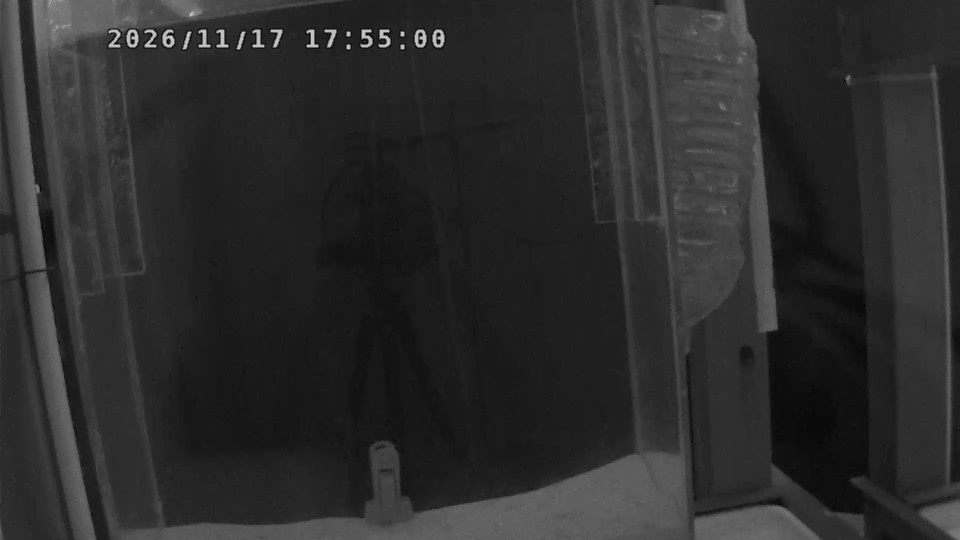
#> input picture tank-bioluminescence-scan/sand_reference_20261117.png, 1920 x 1080 px (shown at 1/2 size)
$ python -i classify_bioluminescence.py   (imports and definitions only)
#> lines starting #> are read from the running program, lines starting #| are printed output that depends on the picture; after the words box and inside, x2 and y2 are one past the last pixel; in counts of white or black regions, pixels touching at a corner belong together
#> further down, picture is the input picture: shape (1080, 1920, 3); min 0, max 214, mean 43.6
#!/usr/bin/env python3
"""Classify scan detections as likely sand reflection or bioluminescence.

The classifier preserves every input row and adds classification features.  It
uses the first frame of the earliest timestamped video for each night to build
a sand reference, then combines that spatial reference with brightness,
morphology, and short-term spatial persistence.
"""

from __future__ import annotations

import argparse
import os
import re
import tempfile
from pathlib import Path

import cv2
import numpy as np
import pandas as pd

from moon_state import add_moon_state_metadata


TIMESTAMP_RE = re.compile(r"20\d{6}T\d{6}Z")
ARTIFACT_ROI_NORMALIZED = (0.05, 0.50, 0.08, 0.65)
CAMERA_WIDTH = 1920
CAMERA_HEIGHT = 1080
SAND_REGION_FIELDS = [
    "night",
    "label",
    "area_pixels",
    "bbox_x",
    "bbox_y",
    "bbox_width",
    "bbox_height",
    "centroid_x",
    "centroid_y",
]


# [11 lines left out: functions timestamp_key, read_first_frame, not called in this run]


def segment_sand(frame: np.ndarray) -> np.ndarray:
    """Return a binary mask for the bright, connected sand region.

    The camera view has sand along the lower edge. Otsu thresholding is
    restricted to the lower half, then only components connected to the lower
    edge are retained. This avoids treating bright timestamp text or equipment
    as sand.
    """
    gray = cv2.cvtColor(frame, cv2.COLOR_BGR2GRAY)
    height, width = gray.shape
#> height = 1080; width = 1920
    lower = gray[int(height * 0.50) :]
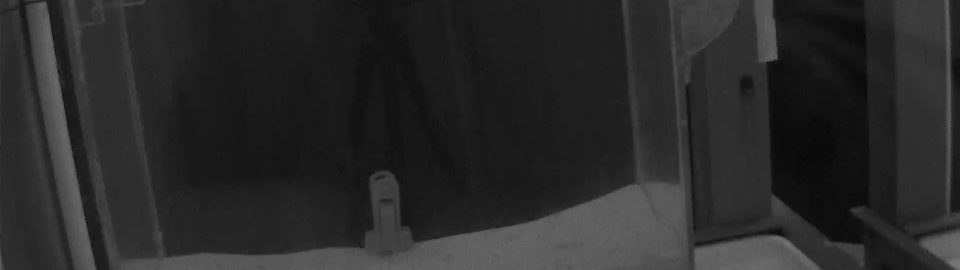
#> lower: shape (540, 1920) (shown at 1/2 size); min 0, max 136, mean 41.4
    threshold, _ = cv2.threshold(lower, 0, 255, cv2.THRESH_BINARY + cv2.THRESH_OTSU)
#> threshold = 57
    threshold = max(float(threshold), float(np.percentile(lower, 55)))
    candidate = np.zeros_like(gray, dtype=np.uint8)
    candidate[int(height * 0.50) :] = (lower >= threshold).astype(np.uint8) * 255
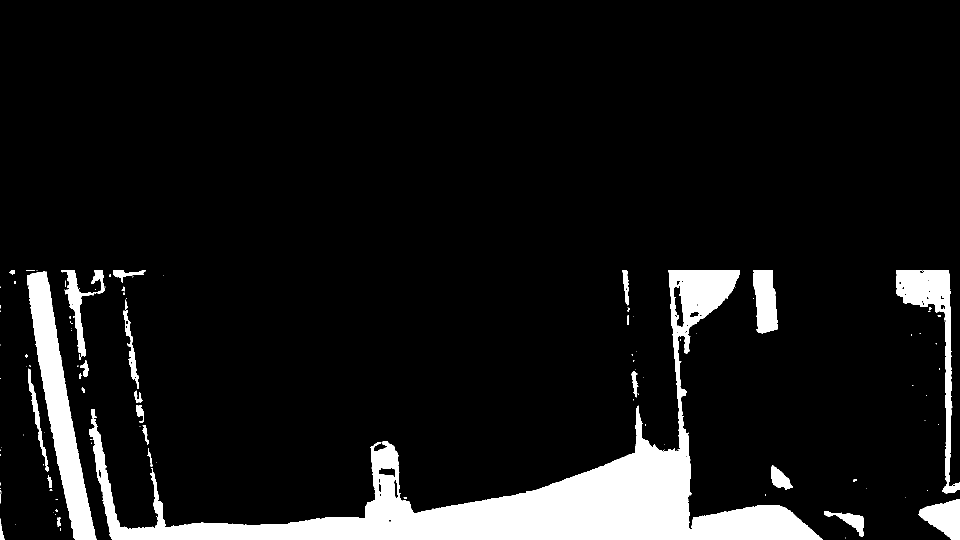
#> candidate: shape (1080, 1920) (shown at 1/2 size); 8.9% white; 129 white regions (95 under 20 px), largest, box (x1, y1, x2, y2) and area: (178, 540, 1646, 1080) 128814, (54, 542, 193, 1080) 23455, (1792, 540, 1920, 987) 11481
    kernel = np.ones((9, 9), dtype=np.uint8)
    candidate = cv2.morphologyEx(candidate, cv2.MORPH_CLOSE, kernel)
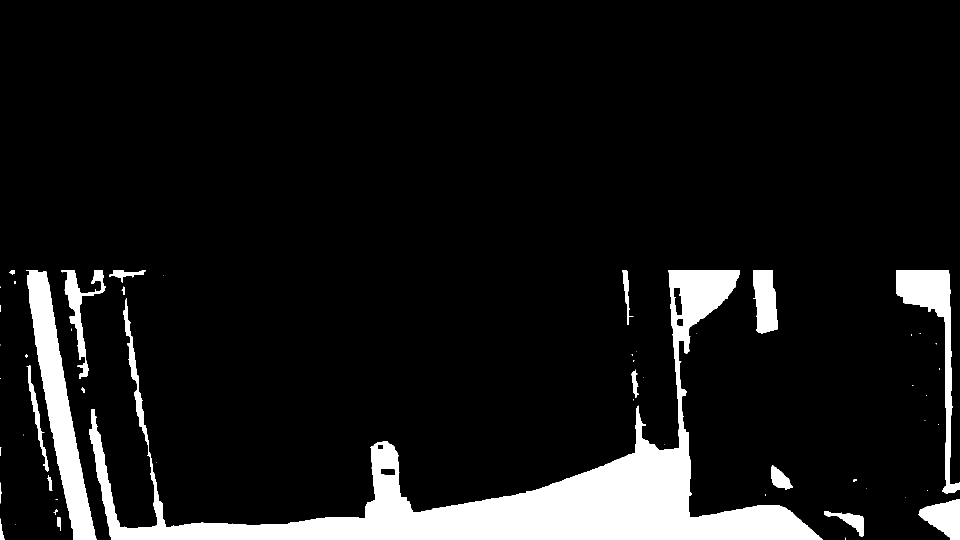
#> candidate: shape (1080, 1920) (shown at 1/2 size); 9.2% white; 54 white regions (30 under 20 px), largest, box (x1, y1, x2, y2) and area: (178, 540, 1646, 1080) 133811, (52, 540, 193, 1080) 23657, (1792, 540, 1920, 988) 12296
    candidate = cv2.morphologyEx(candidate, cv2.MORPH_OPEN, np.ones((5, 5), dtype=np.uint8))
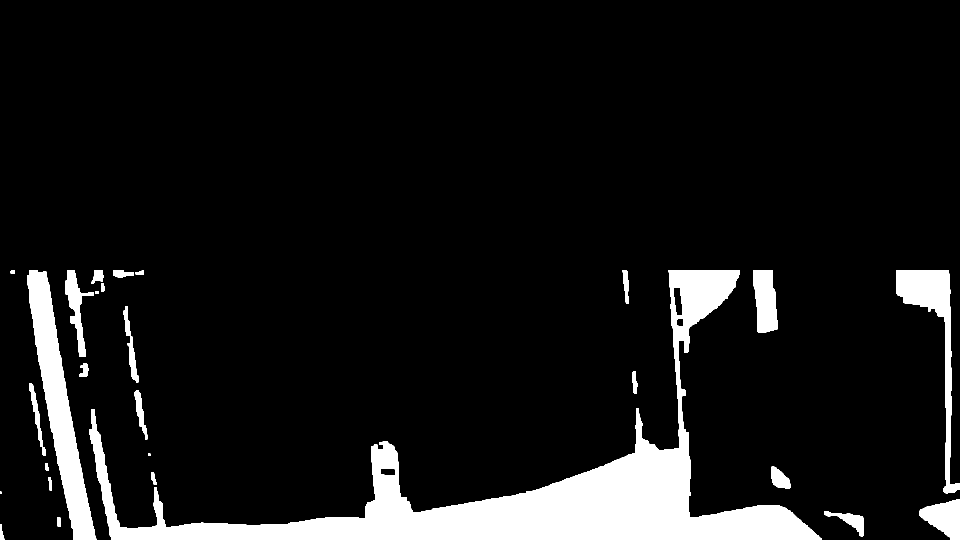
#> candidate: shape (1080, 1920) (shown at 1/2 size); 9.1% white; 28 white regions (1 under 20 px), largest, box (x1, y1, x2, y2) and area: (178, 540, 1644, 1080) 130726, (54, 540, 193, 1080) 23646, (1792, 540, 1920, 987) 12276

    count, labels, stats, _ = cv2.connectedComponentsWithStats(candidate, connectivity=8)
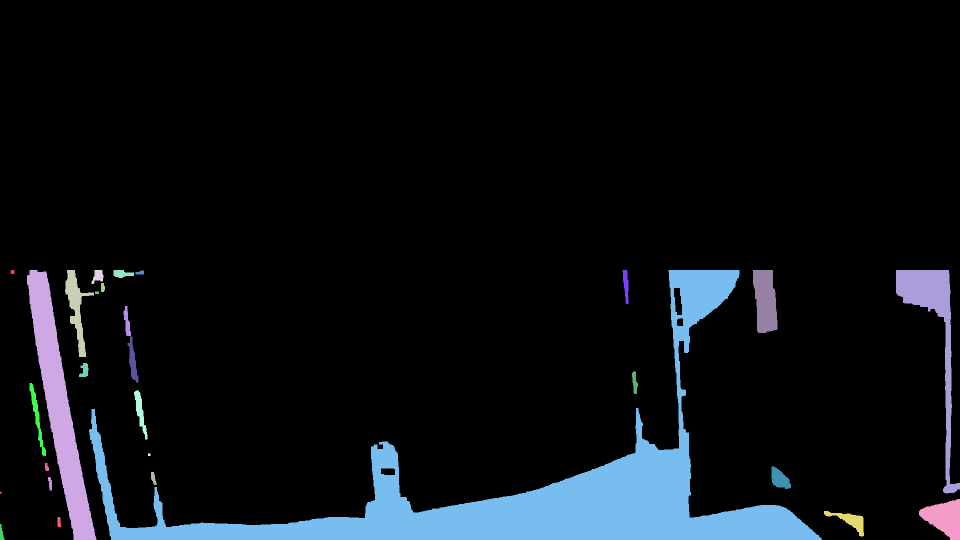
#> labels: shape (1080, 1920) int32 (shown at 1/2 size); 29 distinct labels, from 0 to 28; one colour per label, 0 black
#> count = 29; stats = 29 rows, first 6: [0, 0, 1920, 1080, 1885151], [21, 540, 8, 8, 61], [54, 540, 139, 540, 23646], [130, 540, 58, 174, 3320], [183, 540, 24, 28, 425], [227, 540, 41, 16, 453]
    mask = np.zeros_like(candidate)
    bottom_row = height - 1
#> bottom_row = 1079
    components = [
        label
        for label in range(1, count)
        if stats[label, cv2.CC_STAT_AREA] >= 500
        and labels[bottom_row, :].tolist().count(label) > 0
    ]
#> components = [2, 8, 25]
    if components:
        mask[np.isin(labels, components)] = 255
    return mask


# [22 lines left out: function save_sand_regions, not called in this run]


def write_sand_regions(regions: list[dict[str, object]], output_path: Path) -> None:
    pd.DataFrame(regions, columns=SAND_REGION_FIELDS).to_csv(output_path, index=False)


# [149 lines left out: functions build_reference, add_track_features, classify, write_classified_csv, main, not called in this run]


# [2 lines not run here, left out]

>>> import cv2
>>> picture = cv2.imread('sand_reference_20261117.png')
>>> result = segment_sand(picture)
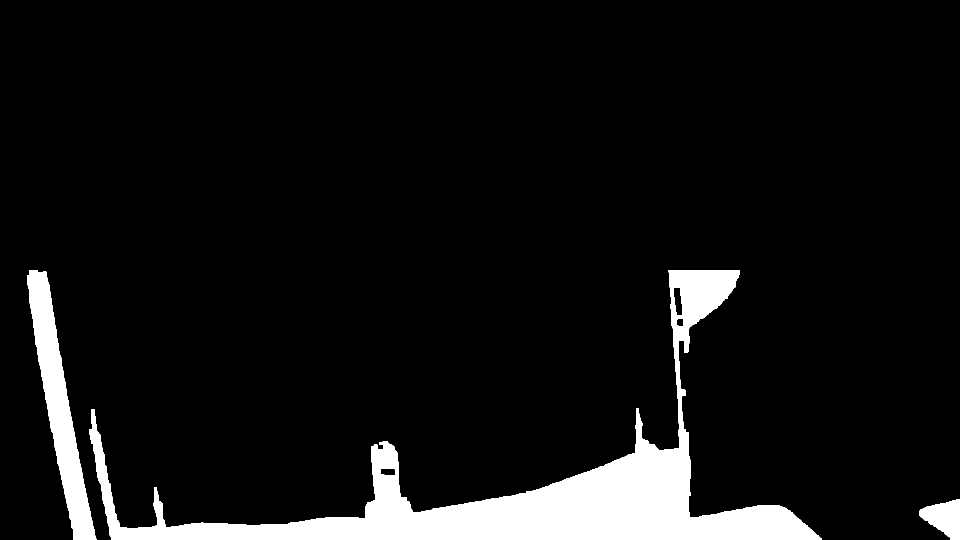
#> result: shape (1080, 1920) (shown at 1/2 size); 7.6% white; 3 white regions, box (x1, y1, x2, y2) and area: (178, 540, 1644, 1080) 130726, (54, 540, 193, 1080) 23646, (1838, 998, 1920, 1080) 4227
